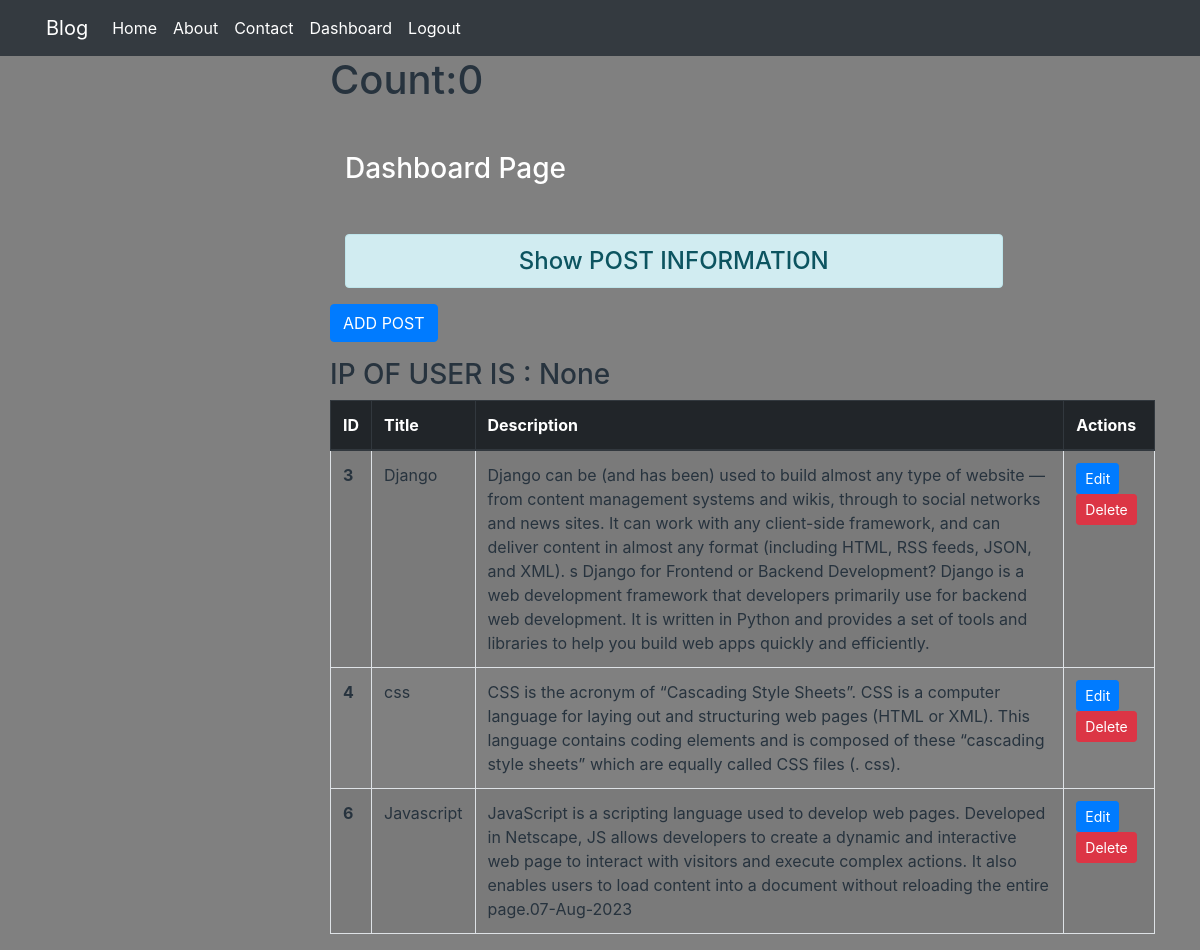
The page /dashboard/ (signed in) on the database its author committed.
### blogapp/models.py (models this page shows)
class Post(models.Model):
    title=models.CharField(max_length=100)
    desc=models.TextField()

### blogapp/views.py (the view)
# urls.py: path('dashboard/',views.dashboard,name="dashboard"),
def dashboard(request):
    if request.user.is_authenticated:
        posts = Post.objects.all()
        count = cache.get('count', 0)
        ip = request.session.get('ip', 0)
        return render(request, 'dashboard.html', {'posts': posts, 'ip': ip, 'count': count})
    else:
       return HttpResponseRedirect('/')

### blogapp/templates/dashboard.html (shortened to what this page needs)
{% extends "base.html" %}
{% load static %}
{% block content %}
<h1>Count:{{count}}</h1>
<div class="col-sm-10">
    <h3 class="text-white my-5">Dashboard Page</h3>
    <h4 class="text-center alert alert-info mt-3">Show POST INFORMATION</h4>
</div>
<form action="{% url 'addpost' %}" method="post">
    <button type="submit" class="addbtn btn btn-primary mb-3">ADD POST</button>
</form>
{% if posts %}
<table class="table table-striped table-bordered">
<thead class="thead-dark">
  <tr>
    <th scope="col">ID</th>
    <th scope="col">Title</th>
    <th scope="col">Description</th>
    <th scope="col">Actions</th>
  </tr>
</thead>
<tbody>
    <h3>IP OF USER IS : {{ip}}</h3>
  {% for field in posts %}
  <tr>
    <th scope="row">{{ field.id }}</th>
    <td>{{ field.title }}</td>
    <td>{{ field.desc }}</td>
    <td>
      <a href="{% url 'updatepost' field.id %}" class="btn btn-primary btn-sm">Edit</a>
      {%if perms.blogapp.delete_post %}
      <a href="{% url 'deletepost' field.id %}" class="btn btn-danger btn-sm">Delete</a>
      {%endif%}
    </td>
  </tr>
  {% endfor %}
</tbody>
</table>
{% endif %}
{% endblock content %}

### blogapp/templates/base.html (shortened to what this page needs)
<!DOCTYPE html>
{% load static %}
<html lang="en">
<head>
    <link rel="stylesheet" href="{% static 'css/bootstrap.css' %}">
    <link rel="stylesheet" href="{% static 'css/style.css' %}">
</head>
<body>
    <div class="container-fluid bg-dark">
        {% include 'nav.html' %}
    </div>
        <div class="container">
            <div class="row">
                <div class="col-sm-3">
                </div>
                <div class="col-sm-9">
                    {% block content %}
                    {% endblock content %}
                </div>
            </div>
        </div>
</body>
</html>

### blogapp/templates/nav.html (shortened to what this page needs)
<nav class="navbar navbar-expand-lg bg-body-tertiary">
    <div class="container-fluid">
      <a class="navbar-brand text-white" href="#">Blog </a>
      <div class="collapse navbar-collapse" id="navbarNavAltMarkup">
        <div class="navbar-nav">
          <a class="nav-link active text-white" aria-current="page" href="/">Home</a>
          {% if request.user.is_authenticated %}
          <a class="nav-link text-white" href="{% url 'about' %}">About</a>
          <a class="nav-link text-white" href="{% url 'contact' %}">Contact</a>
          <a class="nav-link text-white" href="{% url 'dashboard' %}">Dashboard</a>
          <a class="nav-link text-white" href="{% url 'logout' %}">Logout</a>
      {% else %}
          <a class="nav-link text-white" href="{% url 'signup' %}">Signup</a>
          <a class="nav-link text-white" href="{% url 'login' %}">Login</a>
      {% endif %}
        </div>
      </div>
    </div>
  </nav>

### blogapp/static/css/style.css (style rules this page uses)
body { background-color:grey; }

### rows shown on the page
Post: id "3", title "Django", desc "Django can be (and has been) used to build almost any type of website — from content management systems and wikis, through to social networks and news sites. It can work with any client-side framework, and can deliver content in almost any format (including HTML, RSS feeds, JSON, and XML). s Django for Frontend or Backend Development? Django is a web development framework that developers primarily use for backend web development. It is written in Python and provides a set of tools and libraries to help you build web apps quickly and efficiently."
Post: id "4", title "css", desc "CSS is the acronym of “Cascading Style Sheets”. CSS is a computer language for laying out and structuring web pages (HTML or XML). This language contains coding elements and is composed of these “cascading style sheets” which are equally called CSS files (. css)."
Post: id "6", title "Javascript", desc "JavaScript is a scripting language used to develop web pages. Developed in Netscape, JS allows developers to create a dynamic and interactive web page to interact with visitors and execute complex actions. It also enables users to load content into a document without reloading the entire page.07-Aug-2023"

### other values the page prints
{{ count }} "0"
{{ ip }} "None"
